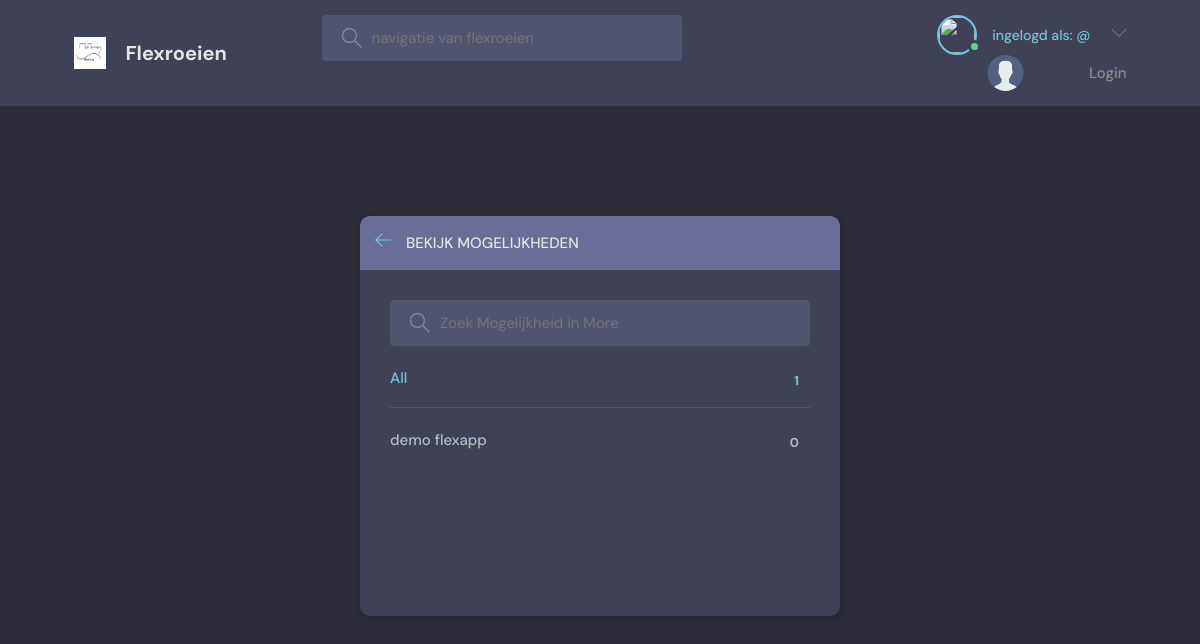
The page /topics/ on the database as committed earlier.
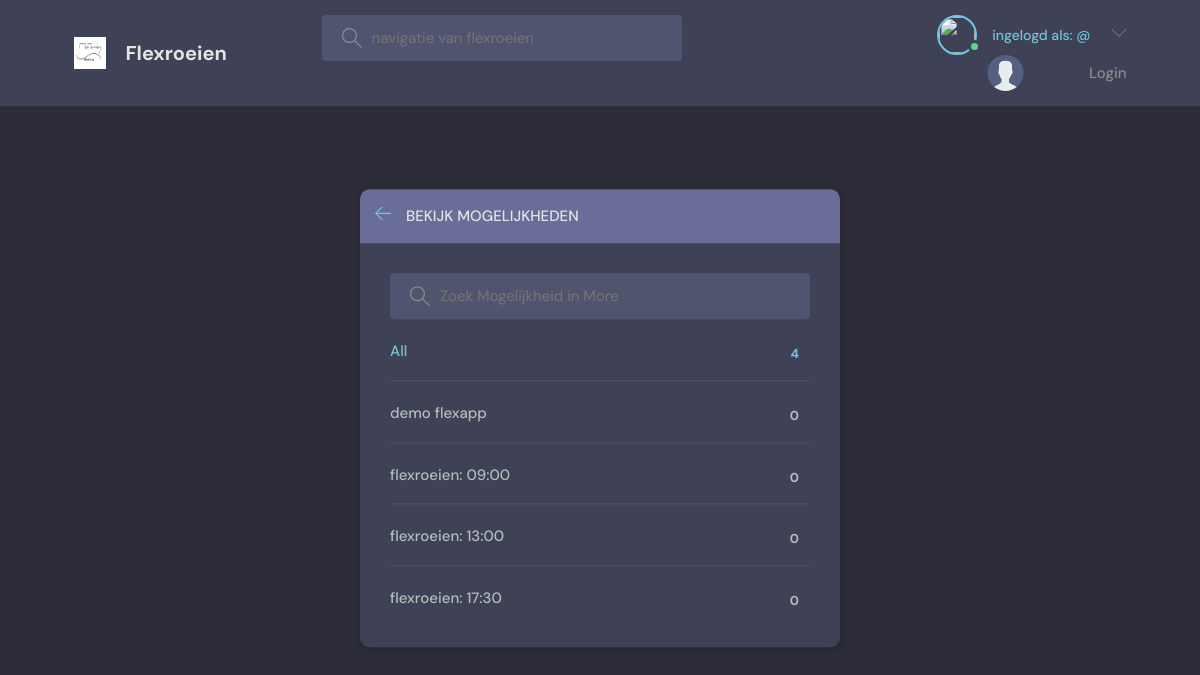
The same page on the database as committed later.
### beatrix/models.py (models this page shows, shortened)
class Topic(models.Model):
    name = models.CharField(max_length=200)

### beatrix/views.py (the view)
# urls.py: path('topics/', topicsPage, name="topics"),
def topicsPage(request):
    q = request.GET.get('q') if request.GET.get('q') != None else ''
    topics = Topic.objects.filter(name__icontains=q)
    return render(request, 'beatrix/topics.html', {'topics': topics})

### beatrix/templates/beatrix/topics.html (shortened to what this page needs)
{% extends 'main.html' %}
{% block content %}
    <main class="create-room layout">
      <div class="container">
        <div class="layout__box">
          <div class="layout__boxHeader">
            <div class="layout__boxTitle">
              <a href="{% url 'home' %}">
                <svg version="1.1" xmlns="http://www.w3.org/2000/svg" width="32" height="32" viewBox="0 0 32 32">
                  <title>arrow-left</title>
                  <path
                    d="M13.723 2.286l-13.723 13.714 13.719 13.714 1.616-1.611-10.96-10.96h27.625v-2.286h-27.625l10.965-10.965-1.616-1.607z"
                  ></path>
                </svg>
              </a>
              <h3>Bekijk Mogelijkheden</h3>
            </div>
          </div>
          <div class="topics-page layout__body">
            <form action ="" method = "GET" class="header__search">
              <label>
                <input name="q" placeholder="Zoek Mogelijkheid in More" />
              </label>
            </form>
            <ul class="topics__list">
            <li>
                <a href="{% url 'topics' %}" class="active">All <span>{{topics.count}} </span></a>
                </li>
            {% for topic in topics %}
              <li>
                <a href="{%url 'home' %}?q={{topic.name}}">{{topic.name}} <span>{{topic.room_set.count}} </span></a>
              </li>
              {% endfor %}
            </ul>
          </div>
        </div>
      </div>
    </main>
{% endblock content %}

Rows that differ between the two databases and show on the page:
added Topic: name "flexroeien: 09:00", room_set.count "0"
added Topic: name "flexroeien: 13:00", room_set.count "0"
added Topic: name "flexroeien: 17:30", room_set.count "0"
Other text that changed with them:
{{ topics.count }}: "1" → "4"
